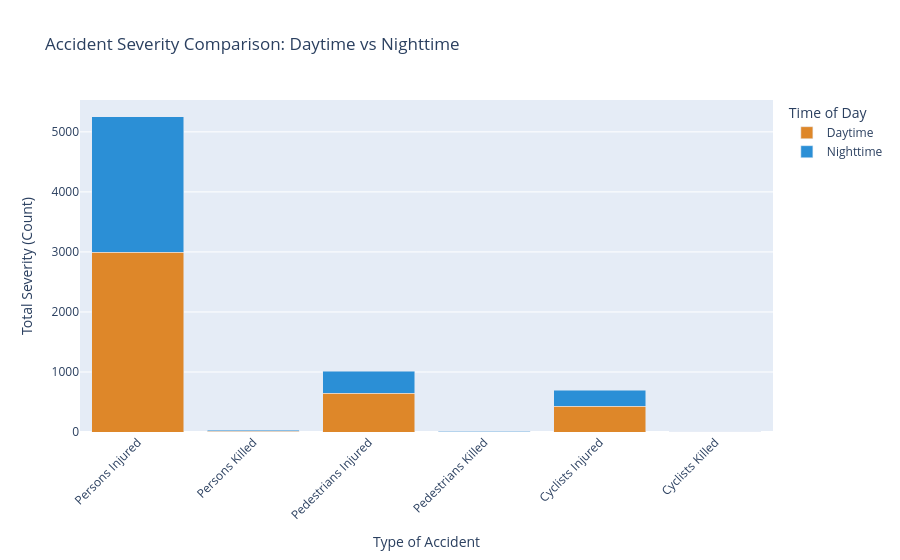

Write notebook code for a chart like this one.
### Code cell
# Combine the data into a long format (for better compatibility with Plotly)
severity_data = pd.DataFrame({
    'Accident Type': ['Persons Injured', 'Persons Killed', 'Pedestrians Injured', 'Pedestrians Killed', 'Cyclists Injured', 'Cyclists Killed'],
    'Daytime': daytime_severity.values,
    'Nighttime': nighttime_severity.values
})

severity_data_long = pd.melt(severity_data, id_vars=['Accident Type'], value_vars=['Daytime', 'Nighttime'],
                             var_name='Time of Day', value_name='Frequency')

# Create a stacked bar chart
fig_severity = px.bar(
    severity_data_long, 
    x='Accident Type', 
    y='Frequency', 
    color='Time of Day',
    title='Accident Severity Comparison: Daytime vs Nighttime',
    labels={'Accident Type': 'Type of Accident', 'Frequency': 'Severity (Total Count)', 'Time of Day': 'Time of Day'},
    color_discrete_map={'Daytime': "#DE8729", 'Nighttime': "#2B8FD6"},  # Softer colors
    barmode='stack'  # Set the bar mode to "stack" to make it stacked
)

# Update layout for better appearance
fig_severity.update_layout(
    xaxis_title='Type of Accident',
    yaxis_title='Total Severity (Count)',
    xaxis_tickangle=-45
)


# Show the plot
fig_severity.show()

### Figure 1 — Plotly figure (JSON) as saved in the notebook; plotly's stock layout.template omitted (floating-point values rounded to 4 significant figures)
{"data": [{"hovertemplate": "Time of Day=Daytime<br>Type of Accident=%{x}<br>Severity (Total Count)=%{y}<extra></extra>", "legendgroup": "Daytime", "marker": {"color": "#DE8729", "pattern": {"shape": ""}}, "name": "Daytime", "orientation": "v", "showlegend": true, "textposition": "auto", "type": "bar", "x": ["Persons Injured", "Persons Killed", "Pedestrians Injured", "Pedestrians Killed", "Cyclists Injured", "Cyclists Killed"], "xaxis": "x", "y": [2997, 10, 643, 5, 432, 2], "yaxis": "y"}, {"hovertemplate": "Time of Day=Nighttime<br>Type of Accident=%{x}<br>Severity (Total Count)=%{y}<extra></extra>", "legendgroup": "Nighttime", "marker": {"color": "#2B8FD6", "pattern": {"shape": ""}}, "name": "Nighttime", "orientation": "v", "showlegend": true, "textposition": "auto", "type": "bar", "x": ["Persons Injured", "Persons Killed", "Pedestrians Injured", "Pedestrians Killed", "Cyclists Injured", "Cyclists Killed"], "xaxis": "x", "y": [2257, 18, 367, 10, 267, 1], "yaxis": "y"}], "layout": {"barmode": "stack", "legend": {"title": {"text": "Time of Day"}, "tracegroupgap": 0}, "title": {"text": "Accident Severity Comparison: Daytime vs Nighttime"}, "xaxis": {"anchor": "y", "domain": [0, 1], "tickangle": -45, "title": {"text": "Type of Accident"}}, "yaxis": {"anchor": "x", "domain": [0, 1], "title": {"text": "Total Severity (Count)"}}}}
